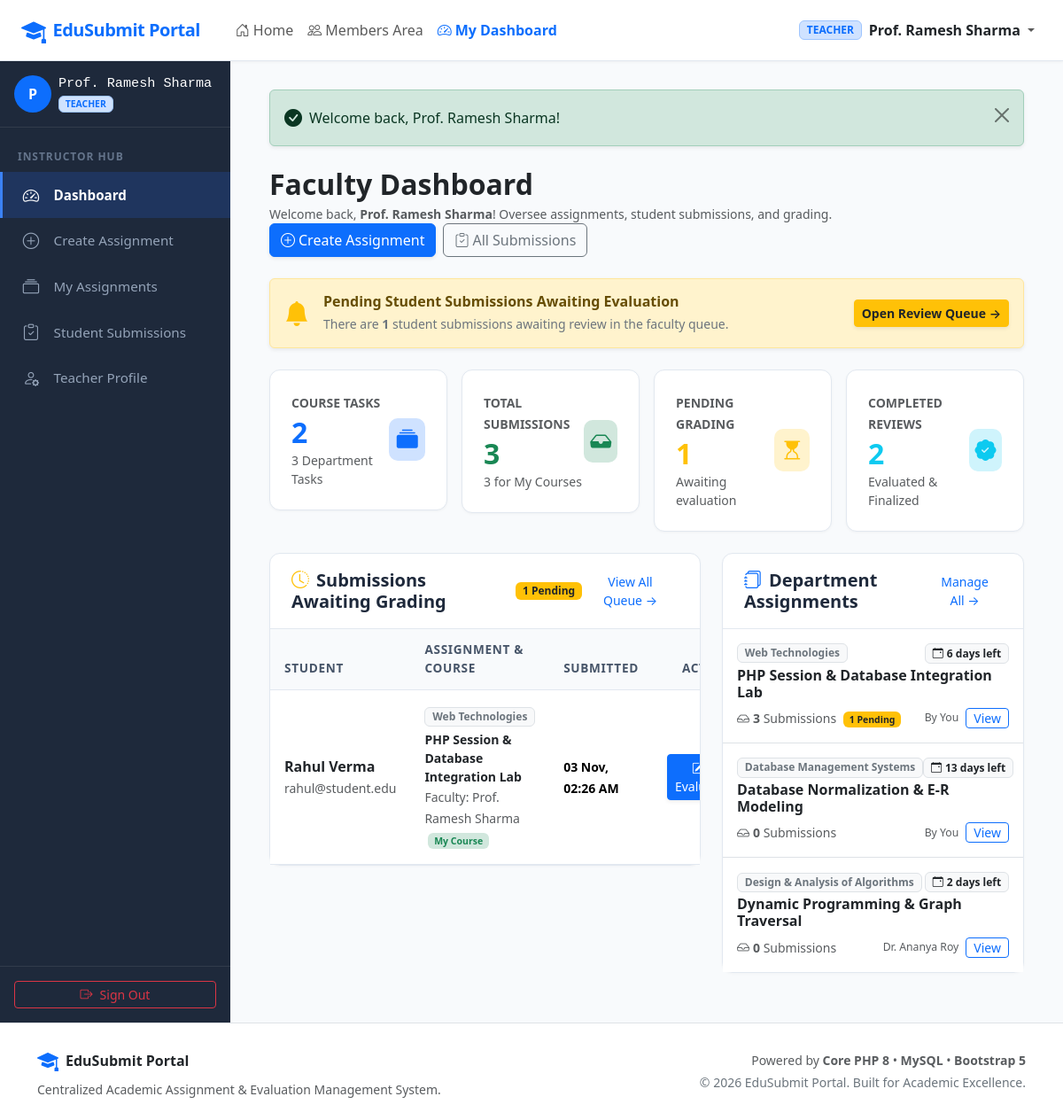
The page /teacher/dashboard.php (signed in) on the database its author committed.
### tables this page shows
CREATE TABLE `submissions` (
  `id` INT UNSIGNED AUTO_INCREMENT PRIMARY KEY,
  `student_id` INT UNSIGNED NOT NULL,
  `assignment_id` INT UNSIGNED NOT NULL,
  `file` VARCHAR(255) NOT NULL,
  `student_notes` TEXT DEFAULT NULL,
  `submit_date` TIMESTAMP DEFAULT CURRENT_TIMESTAMP,
  `marks` DECIMAL(5,2) DEFAULT NULL,
  `feedback` TEXT DEFAULT NULL,
  `status` ENUM('Pending', 'Reviewed', 'Completed') NOT NULL DEFAULT 'Pending',
  `evaluated_at` DATETIME DEFAULT NULL,
  `evaluated_by` INT UNSIGNED DEFAULT NULL,
  `updated_at` TIMESTAMP DEFAULT CURRENT_TIMESTAMP ON UPDATE CURRENT_TIMESTAMP,
  INDEX `idx_submissions_status` (`status`),
  INDEX `idx_submissions_student` (`student_id`),
  INDEX `idx_submissions_assignment` (`assignment_id`),
  UNIQUE KEY `unique_student_assignment` (`student_id`, `assignment_id`),
  CONSTRAINT `fk_submissions_student`
    FOREIGN KEY (`student_id`)
    REFERENCES `users` (`id`)
    ON DELETE CASCADE
    ON UPDATE CASCADE,
  CONSTRAINT `fk_submissions_assignment`
    FOREIGN KEY (`assignment_id`)
    REFERENCES `assignments` (`id`)
    ON DELETE CASCADE
    ON UPDATE CASCADE,
  CONSTRAINT `fk_submissions_evaluator`
    FOREIGN KEY (`evaluated_by`)
    REFERENCES `users` (`id`)
    ON DELETE SET NULL
    ON UPDATE CASCADE
);

CREATE TABLE `users` (
  `id` INT UNSIGNED AUTO_INCREMENT PRIMARY KEY,
  `name` VARCHAR(100) NOT NULL,
  `email` VARCHAR(150) NOT NULL UNIQUE,
  `password` VARCHAR(255) NOT NULL,
  `role` ENUM('admin', 'teacher', 'student') NOT NULL DEFAULT 'student',
  `phone` VARCHAR(20) DEFAULT NULL,
  `bio` TEXT DEFAULT NULL,
  `avatar` VARCHAR(255) DEFAULT NULL,
  `status` ENUM('active', 'inactive') NOT NULL DEFAULT 'active',
  `created_at` TIMESTAMP DEFAULT CURRENT_TIMESTAMP,
  `updated_at` TIMESTAMP DEFAULT CURRENT_TIMESTAMP ON UPDATE CURRENT_TIMESTAMP,
  INDEX `idx_users_role` (`role`),
  INDEX `idx_users_email` (`email`)
);

CREATE TABLE `assignments` (
  `id` INT UNSIGNED AUTO_INCREMENT PRIMARY KEY,
  `teacher_id` INT UNSIGNED NOT NULL,
  `title` VARCHAR(200) NOT NULL,
  `subject` VARCHAR(100) NOT NULL,
  `description` TEXT NOT NULL,
  `deadline` DATETIME NOT NULL,
  `file` VARCHAR(255) DEFAULT NULL,
  `max_marks` INT UNSIGNED NOT NULL DEFAULT 100,
  `created_at` TIMESTAMP DEFAULT CURRENT_TIMESTAMP,
  `updated_at` TIMESTAMP DEFAULT CURRENT_TIMESTAMP ON UPDATE CURRENT_TIMESTAMP,
  INDEX `idx_assignments_subject` (`subject`),
  INDEX `idx_assignments_deadline` (`deadline`),
  INDEX `idx_assignments_teacher` (`teacher_id`),
  CONSTRAINT `fk_assignments_teacher`
    FOREIGN KEY (`teacher_id`)
    REFERENCES `users` (`id`)
    ON DELETE CASCADE
    ON UPDATE CASCADE
);

### teacher/dashboard.php (the view, shortened to what the rows shown need)
<?php
require_once __DIR__ . '/../config/config.php';
$teacherId = (int)$_SESSION['user_id'];
$pdo = getDBConnection();
$pendingSubmissions = [];
try {
    $stmtPending = $pdo->query("
        SELECT s.id, s.submit_date, s.file, s.status,
               u.name AS student_name, u.email AS student_email,
               a.id AS assignment_id, a.title AS assignment_title, a.max_marks, a.subject,
               a.teacher_id AS assignment_teacher_id,
               t.name AS teacher_name
        FROM submissions s
        JOIN assignments a ON s.assignment_id = a.id
        JOIN users u ON s.student_id = u.id
        JOIN users t ON a.teacher_id = t.id
        WHERE s.status = 'Pending'
        ORDER BY s.submit_date DESC
        LIMIT 10
    ");
    $pendingSubmissions = $stmtPending->fetchAll();
} catch (PDOException $e) {
}
$recentAssignments = [];
try {
    $stmtAssign = $pdo->query("
        SELECT a.*,
               u.name AS teacher_name,
               (SELECT COUNT(*) FROM submissions s WHERE s.assignment_id = a.id) AS sub_count,
               (SELECT COUNT(*) FROM submissions s WHERE s.assignment_id = a.id AND s.status = 'Pending') AS pending_count
        FROM assignments a
        JOIN users u ON a.teacher_id = u.id
        ORDER BY a.created_at DESC
        LIMIT 6
    ");
    $recentAssignments = $stmtAssign->fetchAll();
} catch (PDOException $e) {
}
require_once __DIR__ . '/../includes/header.php';
?>
<div class="dashboard-wrapper">
    <main class="main-content">
        <div class="container-fluid">
            <div class="d-flex flex-wrap align-items-center justify-content-between mb-4">
                <div>
                    <h2 class="fw-bold text-dark mb-1">Faculty Dashboard</h2>
                </div>
            </div>
            <div class="row g-4">
                <div class="col-lg-7">
                    <div class="custom-card">
                        <div class="table-responsive">
                            <table class="table table-custom align-middle">
                                <thead>
                                    <tr>
                                        <th>Student</th>
                                        <th>Assignment &amp; Course</th>
                                        <th>Submitted</th>
                                        <th class="text-end">Action</th>
                                    </tr>
                                </thead>
                                <tbody>
                                    <?php if (!empty($pendingSubmissions)): ?>
                                        <?php foreach ($pendingSubmissions as $p): ?>
                                            <tr>
                                                <td>
                                                    <div class="fw-bold text-dark"><?php echo e($p['student_name']); ?></div>
                                                    <small class="text-muted"><?php echo e($p['student_email']); ?></small>
                                                </td>
                                                <td>
                                                    <span class="badge bg-light text-secondary border mb-1 small"><?php echo e($p['subject']); ?></span>
                                                    <div class="small fw-semibold text-dark"><?php echo e($p['assignment_title']); ?></div>
                                                    <small class="text-muted">
                                                        Faculty: <?php echo e($p['teacher_name']); ?>
                                                        <?php if ((int)$p['assignment_teacher_id'] === $teacherId): ?>
                                                            <span class="badge bg-success-subtle text-success ms-1">My Course</span>
                                                        <?php endif; ?>
                                                    </small>
                                                </td>
                                                <td>
                                                    <span class="small fw-semibold"><?php echo formatDate($p['submit_date'], 'd M, h:i A'); ?></span>
                                                </td>
                                                <td class="text-end">
                                                    <a href="<?php echo BASE_URL; ?>/teacher/evaluate.php?id=<?php echo (int)$p['id']; ?>" class="btn btn-sm btn-primary shadow-sm">
                                                        <i class="bi bi-pencil-square me-1"></i>Evaluate
                                                    </a>
                                                </td>
                                            </tr>
                                        <?php endforeach; ?>
                                    <?php endif; ?>
                                </tbody>
                            </table>
                        </div>
                    </div>
                </div>
                <div class="col-lg-5">
                    <div class="custom-card">
                        <div class="custom-card-body p-0">
                            <?php if (!empty($recentAssignments)): ?>
                                <ul class="list-group list-group-flush">
                                    <?php foreach ($recentAssignments as $ra): ?>
                                        <li class="list-group-item p-3">
                                            <div class="d-flex justify-content-between align-items-center mb-1">
                                                <span class="badge bg-light text-secondary border"><?php echo e($ra['subject']); ?></span>
                                                <?php echo renderDeadlineBadge($ra['deadline']); ?>
                                            </div>
                                            <h6 class="fw-bold mb-1">
                                                <a href="<?php echo BASE_URL; ?>/teacher/assignment_details.php?id=<?php echo (int)$ra['id']; ?>" class="text-dark text-decoration-none">
                                                    <?php echo e($ra['title']); ?>
                                                </a>
                                            </h6>
                                            <div class="d-flex justify-content-between align-items-center small text-muted mt-2">
                                                <span>
                                                    <i class="bi bi-inbox me-1"></i><strong><?php echo (int)$ra['sub_count']; ?></strong> Submissions
                                                    <?php if ((int)$ra['pending_count'] > 0): ?>
                                                        <span class="badge bg-warning text-dark ms-1"><?php echo (int)$ra['pending_count']; ?> Pending</span>
                                                    <?php endif; ?>
                                                </span>
                                                <div class="d-flex gap-1 align-items-center">
                                                    <small class="text-muted me-1"><?php echo ((int)$ra['teacher_id'] === $teacherId) ? 'By You' : e($ra['teacher_name']); ?></small>
                                                    <a href="<?php echo BASE_URL; ?>/teacher/assignment_details.php?id=<?php echo (int)$ra['id']; ?>" class="btn btn-sm btn-outline-primary py-0">
                                                        View
                                                    </a>
                                                </div>
                                            </div>
                                        </li>
                                    <?php endforeach; ?>
                                </ul>
                            <?php endif; ?>
                        </div>
                    </div>
                </div>
            </div>
        </div>
    </main>
</div>
<?php require_once __DIR__ . '/../includes/footer.php'; ?>

### config/config.php (shortened to what the rows shown need)
<?php
function e($data): string {
    return htmlspecialchars((string)($data ?? ''), ENT_QUOTES, 'UTF-8');
}
function formatDate(?string $datetime, string $format = 'd M Y, h:i A'): string {
    $dt = new DateTime($datetime);
    return $dt->format($format);
}
function renderDeadlineBadge(string $deadline): string {
    $now = new DateTime();
    $dl = new DateTime($deadline);
    $diff = $now->diff($dl);
    return '<span class="badge bg-light text-dark border"><i class="bi bi-calendar-event me-1"></i>' . $diff->days . ' days left</span>';
}

### rows shown on the page
submissions: student.name "Rahul Verma", student.email "rahul@student.edu", assignment.subject "Web Technologies", assignment.title "PHP Session & Database Integration Lab", users.name "Prof. Ramesh Sharma", submit_date "03 Nov, 02:26 AM"
assignments: subject "Web Technologies", deadline "6", title "PHP Session & Database Integration Lab", sub_count "3", pending_count "1", shows "By You"
assignments: subject "Database Management Systems", deadline "13", title "Database Normalization & E-R Modeling", sub_count "0", shows "By You"
assignments: subject "Design & Analysis of Algorithms", deadline "2", title "Dynamic Programming & Graph Traversal", sub_count "0", teacher.name "Dr. Ananya Roy"

### other values the page prints
APP_NAME "EduSubmit Portal"
$user['role'] "TEACHER"
$user['name'] "Prof. Ramesh Sharma"
substr($user['name'] ?? 'U', 0, 1) "P"
$role "TEACHER"
$_SESSION['user_name'] "Prof. Ramesh Sharma"
$pendingReviews "1"
$totalMyAssignments "2"
$totalDeptAssignments "3"
$totalDeptSubmissions "3"
$totalMySubmissions "3"
$completedReviews "2"
count($pendingSubmissions) "1"
